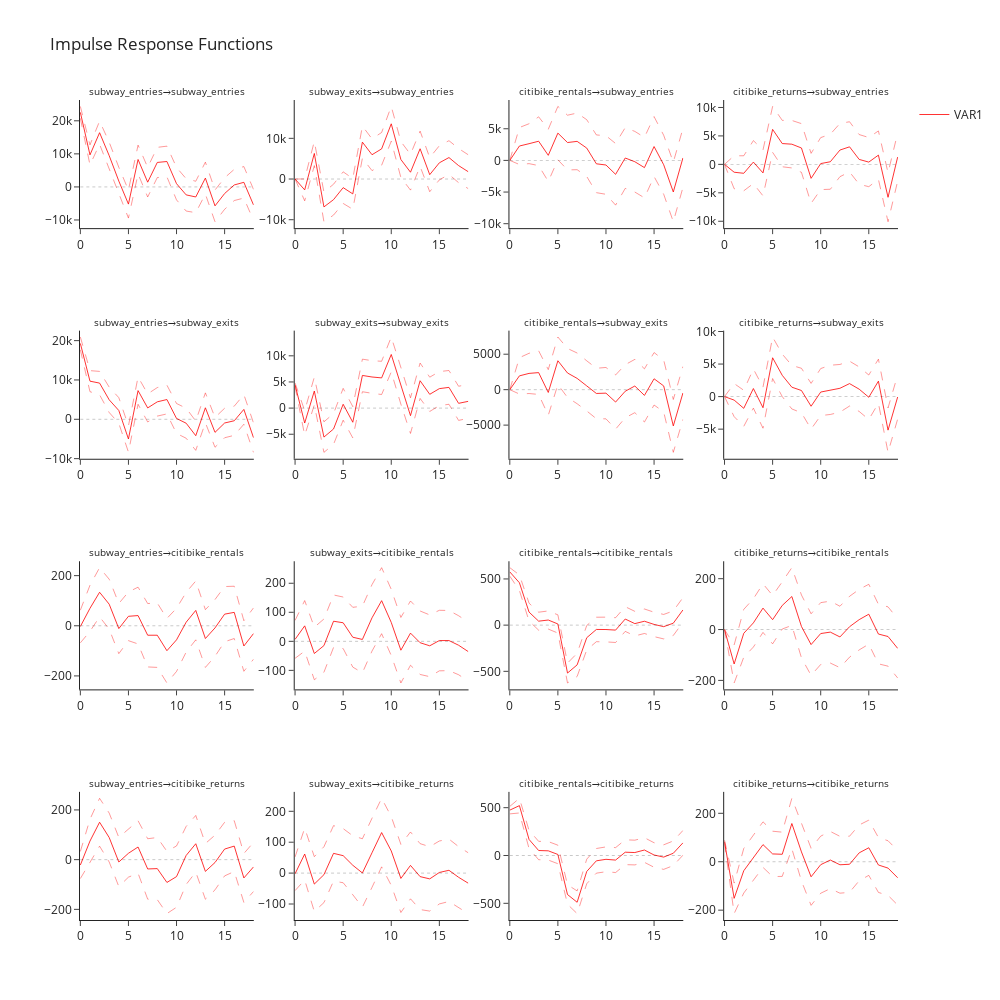

Here is the notebook cell this chart was saved with:
### Code cell
import plotly.subplots as sp
import plotly.graph_objects as go
import numpy as np

def add_irf_to_plot(irf_results, model_name, fig=None, orth=True, signif=0.05, color=None, opacity=1, plot_ci=True, **kwargs):
    """
    Args:
    - fig: The plotly figure object to which the IRF data should be added.
    - irf_results: The results object containing the IRF data.
    - model_name: The name or identifier for the model (used for legend group).
    - orth: Whether or not to use orthogonalized IRFs.
    - signif: Significance level for confidence intervals.
    - color: Color to be used for the traces of this model. If None, plotly's default colors will be used.
    - opacity: Opacity of the traces.
    - plot_ci: Whether or not to plot the confidence intervals.
    """
    var_names = irf_results.model.names
    first_time = False
    hover_template = kwargs.get('hover_template', None)
    get_hover_template = (
        lambda imp, var: f"{imp}→{var}: %{{y:.2f}}" if hover_template is None else hover_template
    )
    if fig is None:
        fig = sp.make_subplots(rows=4, cols=4, subplot_titles=[f"{imp}→{var}" for var in var_names for imp in var_names])
        first_time = True
    if color is not None:
        color = f"rgba({','.join([str(c) for c in color])}, {opacity})"
    for i, var in enumerate(var_names):
        for j, imp in enumerate(var_names):
            y = irf_results.irfs[:, i, j] if not orth else irf_results.orth_irfs[:, i, j]
            y = y.copy() # prevent in-place modification
            # confidence intervals
            q = util.norm_signif_level(signif)
            k = len(irf_results.model.names)
            stderr = irf_results.cov(orth=orth)
            errors = np.sqrt(stderr[:, j * k + i, j * k + i])
            # if orth:
            #     # normalize the orthogonalized IRFs w.r.t. standard deviation of the impulse variable
            #    # print(np.std(irf_results.model.endog[:, j]), np.max(y), np.min(y))
            #     y /= np.std(irf_results.model.endog[:, j])
            #     # TODO: This is a hacky way to normalize the confidence intervals, not sure if it's correct
            #     errors /= np.std(irf_results.model.endog[:, j])
            # Plotting the main line
            fig.add_trace(go.Scatter(x=list(range(len(y))), y=y, mode='lines', legendgroup=model_name, line=dict(color=color, width=1),
                                      name=f"{model_name}",
                                      hovertemplate=get_hover_template(imp, var),
                                      showlegend=True if i == 0 and j == 0 else False
                                      ),
                          row=i+1, col=j+1)

            # Plotting the confidence interval
            if plot_ci:
                fig.add_trace(go.Scatter(x=list(range(len(y))), y=y - q * errors, mode='lines', legendgroup=model_name, line=dict(dash='dash', color=color, width=0.5), showlegend=False),
                            row=i+1, col=j+1)
                fig.add_trace(go.Scatter(x=list(range(len(y))), y=y + q * errors, mode='lines', legendgroup=model_name, line=dict(dash='dash', color=color, width=0.5), showlegend=False),
                            row=i+1, col=j+1)

            # Add a horizontal line at y=0
            if first_time:
                fig.add_shape(go.layout.Shape(type="line", x0=0, x1=len(y)-1, y0=0, y1=0, line=dict(color="black", width=0.7, dash="dot")), row=i+1, col=j+1)
                fig.update_layout(
                    title="Impulse Response Functions",
                    showlegend=True,
                    height=1000,
                    width=1000,
                    template='simple_white',
                    #margin=dict(l=50, r=50, t=100, b=50),
                )
                fig.for_each_annotation(lambda a: a.update(font=dict(size=10)))


    return fig

add_irf_to_plot(irf_results, "VAR1", orth=True, signif=0.05, plot_ci=True, color=(255, 0, 0), opacity=0.8)

### Figure 1 — Plotly figure (JSON) as saved in the notebook; plotly's stock layout.template omitted (floating-point values rounded to 4 significant figures)
{"data": [{"hovertemplate": "subway_entries→subway_entries: %{y:.2f}", "legendgroup": "VAR1", "line": {"color": "rgba(255,0,0, 0.8)", "width": 1}, "mode": "lines", "name": "VAR1", "showlegend": true, "type": "scatter", "x": [0, 1, 2, 3, 4, 5, 6, 7, 8, 9, 10, 11, 12, 13, 14, 15, 16, 17, 18], "xaxis": "x", "y": [22550.0, 9691.0, 16400.0, 9456.0, 1771.0, -5196.0, 8300.0, 1436.0, 7406.0, 7692.0, 983.3, -2406.0, -3036.0, 2674.0, -5732.0, -2001.0, 593.9, 1394.0, -5426.0], "yaxis": "y"}, {"legendgroup": "VAR1", "line": {"color": "rgba(255,0,0, 0.8)", "dash": "dash", "width": 0.5}, "mode": "lines", "showlegend": false, "type": "scatter", "x": [0, 1, 2, 3, 4, 5, 6, 7, 8, 9, 10, 11, 12, 13, 14, 15, 16, 17, 18], "xaxis": "x", "y": [20750.0, 6671.0, 12890.0, 5386.0, -2397.0, -9422.0, 3951.0, -3040.0, 2840.0, 3048.0, -3928.0, -7298.0, -7785.0, -2157.0, -10520.0, -6768.0, -4120.0, -3371.0, -10130.0], "yaxis": "y"}, {"legendgroup": "VAR1", "line": {"color": "rgba(255,0,0, 0.8)", "dash": "dash", "width": 0.5}, "mode": "lines", "showlegend": false, "type": "scatter", "x": [0, 1, 2, 3, 4, 5, 6, 7, 8, 9, 10, 11, 12, 13, 14, 15, 16, 17, 18], "xaxis": "x", "y": [24360.0, 12710.0, 19910.0, 13530.0, 5940.0, -968.6, 12650.0, 5913.0, 11970.0, 12340.0, 5894.0, 2486.0, 1713.0, 7506.0, -938.9, 2766.0, 5307.0, 6159.0, -717.7], "yaxis": "y"}, {"hovertemplate": "subway_exits→subway_entries: %{y:.2f}", "legendgroup": "VAR1", "line": {"color": "rgba(255,0,0, 0.8)", "width": 1}, "mode": "lines", "name": "VAR1", "showlegend": false, "type": "scatter", "x": [0, 1, 2, 3, 4, 5, 6, 7, 8, 9, 10, 11, 12, 13, 14, 15, 16, 17, 18], "xaxis": "x2", "y": [0, -2674.0, 6286.0, -6856.0, -5069.0, -2117.0, -3656.0, 9069.0, 5973.0, 7415.0, 13570.0, 4796.0, 1670.0, 7440.0, 1073.0, 3987.0, 5279.0, 3304.0, 1803.0], "yaxis": "y2"}, {"legendgroup": "VAR1", "line": {"color": "rgba(255,0,0, 0.8)", "dash": "dash", "width": 0.5}, "mode": "lines", "showlegend": false, "type": "scatter", "x": [0, 1, 2, 3, 4, 5, 6, 7, 8, 9, 10, 11, 12, 13, 14, 15, 16, 17, 18], "xaxis": "x2", "y": [0, -5364.0, 3305.0, -10490.0, -8861.0, -6002.0, -7436.0, 5130.0, 2068.0, 3393.0, 9298.0, 379.0, -2724.0, 3104.0, -3119.0, -209.2, 1133.0, -897.0, -2360.0], "yaxis": "y2"}, {"legendgroup": "VAR1", "line": {"color": "rgba(255,0,0, 0.8)", "dash": "dash", "width": 0.5}, "mode": "lines", "showlegend": false, "type": "scatter", "x": [0, 1, 2, 3, 4, 5, 6, 7, 8, 9, 10, 11, 12, 13, 14, 15, 16, 17, 18], "xaxis": "x2", "y": [0, 16.07, 9268.0, -3218.0, -1278.0, 1767.0, 124.9, 13010.0, 9879.0, 11440.0, 17850.0, 9212.0, 6064.0, 11780.0, 5265.0, 8184.0, 9425.0, 7505.0, 5966.0], "yaxis": "y2"}, {"hovertemplate": "citibike_rentals→subway_entries: %{y:.2f}", "legendgroup": "VAR1", "line": {"color": "rgba(255,0,0, 0.8)", "width": 1}, "mode": "lines", "name": "VAR1", "showlegend": false, "type": "scatter", "x": [0, 1, 2, 3, 4, 5, 6, 7, 8, 9, 10, 11, 12, 13, 14, 15, 16, 17, 18], "xaxis": "x3", "y": [0, 2273.0, 2641.0, 3031.0, 800.1, 4312.0, 2822.0, 3007.0, 1946.0, -537.4, -725.5, -2200.0, 379.2, -208.9, -1140.0, 2189.0, -687.7, -4990.0, 386.5], "yaxis": "y3"}, {"legendgroup": "VAR1", "line": {"color": "rgba(255,0,0, 0.8)", "dash": "dash", "width": 0.5}, "mode": "lines", "showlegend": false, "type": "scatter", "x": [0, 1, 2, 3, 4, 5, 6, 7, 8, 9, 10, 11, 12, 13, 14, 15, 16, 17, 18], "xaxis": "x3", "y": [0, -652.1, -510.6, -823.4, -3317.0, 92.29, -1500.0, -1467.0, -2540.0, -5098.0, -5354.0, -7068.0, -4417.0, -5000.0, -5915.0, -2546.0, -5347.0, -9688.0, -4277.0], "yaxis": "y3"}, {"legendgroup": "VAR1", "line": {"color": "rgba(255,0,0, 0.8)", "dash": "dash", "width": 0.5}, "mode": "lines", "showlegend": false, "type": "scatter", "x": [0, 1, 2, 3, 4, 5, 6, 7, 8, 9, 10, 11, 12, 13, 14, 15, 16, 17, 18], "xaxis": "x3", "y": [0, 5197.0, 5793.0, 6885.0, 4918.0, 8531.0, 7143.0, 7481.0, 6432.0, 4023.0, 3903.0, 2668.0, 5176.0, 4582.0, 3635.0, 6924.0, 3971.0, -291.7, 5050.0], "yaxis": "y3"}, {"hovertemplate": "citibike_returns→subway_entries: %{y:.2f}", "legendgroup": "VAR1", "line": {"color": "rgba(255,0,0, 0.8)", "width": 1}, "mode": "lines", "name": "VAR1", "showlegend": false, "type": "scatter", "x": [0, 1, 2, 3, 4, 5, 6, 7, 8, 9, 10, 11, 12, 13, 14, 15, 16, 17, 18], "xaxis": "x4", "y": [0, -1383.0, -1568.0, 400.6, -1503.0, 6150.0, 3659.0, 3545.0, 2879.0, -2457.0, 136.4, 458.9, 2517.0, 3082.0, 868.9, 398.5, 1623.0, -5788.0, 1281.0], "yaxis": "y4"}, {"legendgroup": "VAR1", "line": {"color": "rgba(255,0,0, 0.8)", "dash": "dash", "width": 0.5}, "mode": "lines", "showlegend": false, "type": "scatter", "x": [0, 1, 2, 3, 4, 5, 6, 7, 8, 9, 10, 11, 12, 13, 14, 15, 16, 17, 18], "xaxis": "x4", "y": [0, -4279.0, -4645.0, -3373.0, -5532.0, 2111.0, -418.8, -630.5, -1401.0, -6849.0, -4434.0, -4374.0, -2164.0, -1327.0, -3500.0, -3922.0, -2631.0, -10080.0, -2944.0], "yaxis": "y4"}, {"legendgroup": "VAR1", "line": {"color": "rgba(255,0,0, 0.8)", "dash": "dash", "width": 0.5}, "mode": "lines", "showlegend": false, "type": "scatter", "x": [0, 1, 2, 3, 4, 5, 6, 7, 8, 9, 10, 11, 12, 13, 14, 15, 16, 17, 18], "xaxis": "x4", "y": [0, 1514.0, 1509.0, 4174.0, 2526.0, 10190.0, 7736.0, 7720.0, 7158.0, 1936.0, 4706.0, 5292.0, 7198.0, 7491.0, 5238.0, 4719.0, 5877.0, -1495.0, 5505.0], "yaxis": "y4"}, {"hovertemplate": "subway_entries→subway_exits: %{y:.2f}", "legendgroup": "VAR1", "line": {"color": "rgba(255,0,0, 0.8)", "width": 1}, "mode": "lines", "name": "VAR1", "showlegend": false, "type": "scatter", "x": [0, 1, 2, 3, 4, 5, 6, 7, 8, 9, 10, 11, 12, 13, 14, 15, 16, 17, 18], "xaxis": "x5", "y": [19290.0, 9694.0, 9205.0, 4954.0, 2236.0, -5011.0, 7293.0, 2889.0, 4439.0, 5024.0, 211.8, -994.4, -4174.0, 2927.0, -3321.0, -942.9, -370.9, 2514.0, -4650.0], "yaxis": "y5"}, {"legendgroup": "VAR1", "line": {"color": "rgba(255,0,0, 0.8)", "dash": "dash", "width": 0.5}, "mode": "lines", "showlegend": false, "type": "scatter", "x": [0, 1, 2, 3, 4, 5, 6, 7, 8, 9, 10, 11, 12, 13, 14, 15, 16, 17, 18], "xaxis": "x5", "y": [17670.0, 7014.0, 6230.0, 1728.0, -1028.0, -8347.0, 3824.0, -681.0, 811.0, 1370.0, -3597.0, -4811.0, -7899.0, -872.0, -7112.0, -4693.0, -4079.0, -1263.0, -8402.0], "yaxis": "y5"}, {"legendgroup": "VAR1", "line": {"color": "rgba(255,0,0, 0.8)", "dash": "dash", "width": 0.5}, "mode": "lines", "showlegend": false, "type": "scatter", "x": [0, 1, 2, 3, 4, 5, 6, 7, 8, 9, 10, 11, 12, 13, 14, 15, 16, 17, 18], "xaxis": "x5", "y": [20920.0, 12370.0, 12180.0, 8181.0, 5500.0, -1675.0, 10760.0, 6459.0, 8066.0, 8677.0, 4021.0, 2822.0, -449.1, 6726.0, 470.8, 2808.0, 3337.0, 6291.0, -898.7], "yaxis": "y5"}, {"hovertemplate": "subway_exits→subway_exits: %{y:.2f}", "legendgroup": "VAR1", "line": {"color": "rgba(255,0,0, 0.8)", "width": 1}, "mode": "lines", "name": "VAR1", "showlegend": false, "type": "scatter", "x": [0, 1, 2, 3, 4, 5, 6, 7, 8, 9, 10, 11, 12, 13, 14, 15, 16, 17, 18], "xaxis": "x6", "y": [4452.0, -2856.0, 3264.0, -5545.0, -3996.0, 732.2, -2708.0, 6247.0, 5951.0, 5777.0, 10260.0, 4190.0, -1445.0, 5234.0, 2638.0, 3724.0, 3962.0, 912.3, 1290.0], "yaxis": "y6"}, {"legendgroup": "VAR1", "line": {"color": "rgba(255,0,0, 0.8)", "dash": "dash", "width": 0.5}, "mode": "lines", "showlegend": false, "type": "scatter", "x": [0, 1, 2, 3, 4, 5, 6, 7, 8, 9, 10, 11, 12, 13, 14, 15, 16, 17, 18], "xaxis": "x6", "y": [4096.0, -5217.0, 607.0, -8463.0, -6938.0, -2312.0, -5707.0, 3131.0, 2833.0, 2600.0, 6920.0, 748.0, -4849.0, 1851.0, -638.5, 463.7, 732.6, -2353.0, -1963.0], "yaxis": "y6"}, {"legendgroup": "VAR1", "line": {"color": "rgba(255,0,0, 0.8)", "dash": "dash", "width": 0.5}, "mode": "lines", "showlegend": false, "type": "scatter", "x": [0, 1, 2, 3, 4, 5, 6, 7, 8, 9, 10, 11, 12, 13, 14, 15, 16, 17, 18], "xaxis": "x6", "y": [4808.0, -494.3, 5921.0, -2627.0, -1055.0, 3776.0, 290.6, 9363.0, 9070.0, 8954.0, 13590.0, 7632.0, 1960.0, 8617.0, 5915.0, 6984.0, 7192.0, 4178.0, 4542.0], "yaxis": "y6"}, {"hovertemplate": "citibike_rentals→subway_exits: %{y:.2f}", "legendgroup": "VAR1", "line": {"color": "rgba(255,0,0, 0.8)", "width": 1}, "mode": "lines", "name": "VAR1", "showlegend": false, "type": "scatter", "x": [0, 1, 2, 3, 4, 5, 6, 7, 8, 9, 10, 11, 12, 13, 14, 15, 16, 17, 18], "xaxis": "x7", "y": [0, 1947.0, 2293.0, 2406.0, -394.9, 4076.0, 2353.0, 1593.0, 532.1, -535.7, -492.6, -1745.0, -222.1, 513.7, -811.0, 1534.0, 527.9, -5114.0, -472.5], "yaxis": "y7"}, {"legendgroup": "VAR1", "line": {"color": "rgba(255,0,0, 0.8)", "dash": "dash", "width": 0.5}, "mode": "lines", "showlegend": false, "type": "scatter", "x": [0, 1, 2, 3, 4, 5, 6, 7, 8, 9, 10, 11, 12, 13, 14, 15, 16, 17, 18], "xaxis": "x7", "y": [0, -617.7, -545.0, -670.7, -3615.0, 727.9, -1104.0, -1984.0, -3004.0, -4093.0, -4116.0, -5567.0, -3968.0, -3242.0, -4560.0, -2164.0, -3134.0, -8840.0, -4200.0], "yaxis": "y7"}, {"legendgroup": "VAR1", "line": {"color": "rgba(255,0,0, 0.8)", "dash": "dash", "width": 0.5}, "mode": "lines", "showlegend": false, "type": "scatter", "x": [0, 1, 2, 3, 4, 5, 6, 7, 8, 9, 10, 11, 12, 13, 14, 15, 16, 17, 18], "xaxis": "x7", "y": [0, 4511.0, 5131.0, 5483.0, 2825.0, 7423.0, 5809.0, 5170.0, 4068.0, 3022.0, 3131.0, 2077.0, 3524.0, 4270.0, 2938.0, 5233.0, 4190.0, -1389.0, 3255.0], "yaxis": "y7"}, {"hovertemplate": "citibike_returns→subway_exits: %{y:.2f}", "legendgroup": "VAR1", "line": {"color": "rgba(255,0,0, 0.8)", "width": 1}, "mode": "lines", "name": "VAR1", "showlegend": false, "type": "scatter", "x": [0, 1, 2, 3, 4, 5, 6, 7, 8, 9, 10, 11, 12, 13, 14, 15, 16, 17, 18], "xaxis": "x8", "y": [0, -538.0, -1800.0, 1238.0, -1705.0, 5965.0, 3270.0, 1447.0, 935.3, -1479.0, 699.3, 1038.0, 1277.0, 1997.0, 1140.0, -99.87, 2374.0, -5152.0, -64.43], "yaxis": "y8"}, {"legendgroup": "VAR1", "line": {"color": "rgba(255,0,0, 0.8)", "dash": "dash", "width": 0.5}, "mode": "lines", "showlegend": false, "type": "scatter", "x": [0, 1, 2, 3, 4, 5, 6, 7, 8, 9, 10, 11, 12, 13, 14, 15, 16, 17, 18], "xaxis": "x8", "y": [0, -3079.0, -4571.0, -1768.0, -4853.0, 2778.0, 7.339, -1897.0, -2482.0, -4989.0, -2913.0, -2744.0, -2386.0, -1448.0, -2281.0, -3518.0, -1008.0, -8562.0, -3453.0], "yaxis": "y8"}, {"legendgroup": "VAR1", "line": {"color": "rgba(255,0,0, 0.8)", "dash": "dash", "width": 0.5}, "mode": "lines", "showlegend": false, "type": "scatter", "x": [0, 1, 2, 3, 4, 5, 6, 7, 8, 9, 10, 11, 12, 13, 14, 15, 16, 17, 18], "xaxis": "x8", "y": [0, 2004.0, 971.4, 4244.0, 1444.0, 9152.0, 6533.0, 4791.0, 4352.0, 2032.0, 4311.0, 4820.0, 4939.0, 5441.0, 4560.0, 3318.0, 5756.0, -1741.0, 3324.0], "yaxis": "y8"}, {"hovertemplate": "subway_entries→citibike_rentals: %{y:.2f}", "legendgroup": "VAR1", "line": {"color": "rgba(255,0,0, 0.8)", "width": 1}, "mode": "lines", "name": "VAR1", "showlegend": false, "type": "scatter", "x": [0, 1, 2, 3, 4, 5, 6, 7, 8, 9, 10, 11, 12, 13, 14, 15, 16, 17, 18], "xaxis": "x9", "y": [-3.009, 69.66, 133.7, 86.02, -11.18, 37.79, 40.71, -37.72, -37.69, -99.45, -56.2, 14.12, 61.29, -50.9, -8.573, 46.35, 53.46, -80.67, -31.3], "yaxis": "y9"}, {"legendgroup": "VAR1", "line": {"color": "rgba(255,0,0, 0.8)", "dash": "dash", "width": 0.5}, "mode": "lines", "showlegend": false, "type": "scatter", "x": [0, 1, 2, 3, 4, 5, 6, 7, 8, 9, 10, 11, 12, 13, 14, 15, 16, 17, 18], "xaxis": "x9", "y": [-68.2, -22.19, 35.55, -13.65, -111.2, -59.41, -72.56, -164.2, -166.1, -228.1, -182.1, -105.0, -56.02, -166.1, -121.9, -63.78, -50.83, -181.6, -133.6], "yaxis": "y9"}, {"legendgroup": "VAR1", "line": {"color": "rgba(255,0,0, 0.8)", "dash": "dash", "width": 0.5}, "mode": "lines", "showlegend": false, "type": "scatter", "x": [0, 1, 2, 3, 4, 5, 6, 7, 8, 9, 10, 11, 12, 13, 14, 15, 16, 17, 18], "xaxis": "x9", "y": [62.18, 161.5, 231.8, 185.7, 88.8, 135.0, 154.0, 88.73, 90.67, 29.25, 69.74, 133.2, 178.6, 64.32, 104.7, 156.5, 157.7, 20.24, 70.99], "yaxis": "y9"}, {"hovertemplate": "subway_exits→citibike_rentals: %{y:.2f}", "legendgroup": "VAR1", "line": {"color": "rgba(255,0,0, 0.8)", "width": 1}, "mode": "lines", "name": "VAR1", "showlegend": false, "type": "scatter", "x": [0, 1, 2, 3, 4, 5, 6, 7, 8, 9, 10, 11, 12, 13, 14, 15, 16, 17, 18], "xaxis": "x10", "y": [6.719, 53.32, -41.88, -14.75, 69.27, 63.88, 14.16, 6.436, 80.9, 140.0, 65.04, -30.57, 28.28, -4.813, -15.39, 2.638, 2.669, -13.4, -35.18], "yaxis": "y10"}, {"legendgroup": "VAR1", "line": {"color": "rgba(255,0,0, 0.8)", "dash": "dash", "width": 0.5}, "mode": "lines", "showlegend": false, "type": "scatter", "x": [0, 1, 2, 3, 4, 5, 6, 7, 8, 9, 10, 11, 12, 13, 14, 15, 16, 17, 18], "xaxis": "x10", "y": [-58.47, -33.75, -132.3, -106.4, -21.12, -24.84, -88.81, -108.2, -33.52, 26.36, -48.92, -143.4, -82.36, -114.1, -121.7, -101.6, -100.8, -115.0, -136.8], "yaxis": "y10"}, {"legendgroup": "VAR1", "line": {"color": "rgba(255,0,0, 0.8)", "dash": "dash", "width": 0.5}, "mode": "lines", "showlegend": false, "type": "scatter", "x": [0, 1, 2, 3, 4, 5, 6, 7, 8, 9, 10, 11, 12, 13, 14, 15, 16, 17, 18], "xaxis": "x10", "y": [71.91, 140.4, 48.53, 76.87, 159.7, 152.6, 117.1, 121.1, 195.3, 253.7, 179.0, 82.24, 138.9, 104.5, 90.91, 106.9, 106.2, 88.18, 66.42], "yaxis": "y10"}, {"hovertemplate": "citibike_rentals→citibike_rentals: %{y:.2f}", "legendgroup": "VAR1", "line": {"color": "rgba(255,0,0, 0.8)", "width": 1}, "mode": "lines", "name": "VAR1", "showlegend": false, "type": "scatter", "x": [0, 1, 2, 3, 4, 5, 6, 7, 8, 9, 10, 11, 12, 13, 14, 15, 16, 17, 18], "xaxis": "x11", "y": [576.1, 458.8, 141.3, 42.98, 55.48, 12.68, -518.4, -429.8, -136.0, -46.7, -47.37, -53.65, 66.07, 16.48, 42.29, 7.881, -16.53, 21.18, 164.1], "yaxis": "y11"}, {"legendgroup": "VAR1", "line": {"color": "rgba(255,0,0, 0.8)", "dash": "dash", "width": 0.5}, "mode": "lines", "showlegend": false, "type": "scatter", "x": [0, 1, 2, 3, 4, 5, 6, 7, 8, 9, 10, 11, 12, 13, 14, 15, 16, 17, 18], "xaxis": "x11", "y": [530.0, 374.3, 44.69, -54.24, -42.52, -86.04, -625.8, -555.2, -268.3, -179.1, -181.1, -187.7, -67.55, -116.5, -90.25, -124.1, -148.9, -111.5, 30.84], "yaxis": "y11"}, {"legendgroup": "VAR1", "line": {"color": "rgba(255,0,0, 0.8)", "dash": "dash", "width": 0.5}, "mode": "lines", "showlegend": false, "type": "scatter", "x": [0, 1, 2, 3, 4, 5, 6, 7, 8, 9, 10, 11, 12, 13, 14, 15, 16, 17, 18], "xaxis": "x11", "y": [622.2, 543.2, 238.0, 140.2, 153.5, 111.4, -411.0, -304.3, -3.765, 85.72, 86.37, 80.44, 199.7, 149.5, 174.8, 139.9, 115.9, 153.8, 297.3], "yaxis": "y11"}, {"hovertemplate": "citibike_returns→citibike_rentals: %{y:.2f}", "legendgroup": "VAR1", "line": {"color": "rgba(255,0,0, 0.8)", "width": 1}, "mode": "lines", "name": "VAR1", "showlegend": false, "type": "scatter", "x": [0, 1, 2, 3, 4, 5, 6, 7, 8, 9, 10, 11, 12, 13, 14, 15, 16, 17, 18], "xaxis": "x12", "y": [0, -135.4, -14.78, 26.12, 84.25, 38.89, 94.84, 129.8, 12.09, -59.08, -15.77, -10.08, -29.08, 11.15, 38.9, 60.33, -17.77, -27.4, -73.96], "yaxis": "y12"}, {"legendgroup": "VAR1", "line": {"color": "rgba(255,0,0, 0.8)", "dash": "dash", "width": 0.5}, "mode": "lines", "showlegend": false, "type": "scatter", "x": [0, 1, 2, 3, 4, 5, 6, 7, 8, 9, 10, 11, 12, 13, 14, 15, 16, 17, 18], "xaxis": "x12", "y": [0, -210.1, -108.8, -68.84, -11.29, -56.35, 2.087, 16.22, -111.6, -180.2, -137.4, -131.8, -149.9, -108.5, -80.1, -57.36, -134.9, -144.0, -190.3], "yaxis": "y12"}, {"legendgroup": "VAR1", "line": {"color": "rgba(255,0,0, 0.8)", "dash": "dash", "width": 0.5}, "mode": "lines", "showlegend": false, "type": "scatter", "x": [0, 1, 2, 3, 4, 5, 6, 7, 8, 9, 10, 11, 12, 13, 14, 15, 16, 17, 18], "xaxis": "x12", "y": [0, -60.65, 79.29, 121.1, 179.8, 134.1, 187.6, 243.4, 135.8, 62.02, 105.9, 111.6, 91.75, 130.8, 157.9, 178.0, 99.39, 89.21, 42.41], "yaxis": "y12"}, {"hovertemplate": "subway_entries→citibike_returns: %{y:.2f}", "legendgroup": "VAR1", "line": {"color": "rgba(255,0,0, 0.8)", "width": 1}, "mode": "lines", "name": "VAR1", "showlegend": false, "type": "scatter", "x": [0, 1, 2, 3, 4, 5, 6, 7, 8, 9, 10, 11, 12, 13, 14, 15, 16, 17, 18], "xaxis": "x13", "y": [-21.62, 74.81, 150.6, 88.96, -9.429, 25.58, 50.87, -37.43, -35.97, -91.71, -68.26, 16.83, 63.97, -47.24, -11.53, 42.52, 54.48, -73.68, -29.43], "yaxis": "y13"}, {"legendgroup": "VAR1", "line": {"color": "rgba(255,0,0, 0.8)", "dash": "dash", "width": 0.5}, "mode": "lines", "showlegend": false, "type": "scatter", "x": [0, 1, 2, 3, 4, 5, 6, 7, 8, 9, 10, 11, 12, 13, 14, 15, 16, 17, 18], "xaxis": "x13", "y": [-76.13, -12.74, 54.24, -9.399, -108.2, -70.45, -54.64, -159.0, -161.0, -217.0, -191.5, -99.9, -49.89, -159.2, -121.6, -65.27, -47.79, -172.1, -128.2], "yaxis": "y13"}, {"legendgroup": "VAR1", "line": {"color": "rgba(255,0,0, 0.8)", "dash": "dash", "width": 0.5}, "mode": "lines", "showlegend": false, "type": "scatter", "x": [0, 1, 2, 3, 4, 5, 6, 7, 8, 9, 10, 11, 12, 13, 14, 15, 16, 17, 18], "xaxis": "x13", "y": [32.88, 162.3, 246.9, 187.3, 89.37, 121.6, 156.4, 84.13, 89.02, 33.57, 55.0, 133.6, 177.8, 64.75, 98.53, 150.3, 156.8, 24.71, 69.39], "yaxis": "y13"}, {"hovertemplate": "subway_exits→citibike_returns: %{y:.2f}", "legendgroup": "VAR1", "line": {"color": "rgba(255,0,0, 0.8)", "width": 1}, "mode": "lines", "name": "VAR1", "showlegend": false, "type": "scatter", "x": [0, 1, 2, 3, 4, 5, 6, 7, 8, 9, 10, 11, 12, 13, 14, 15, 16, 17, 18], "xaxis": "x14", "y": [-2.156, 61.65, -35.49, -5.138, 63.96, 56.44, 25.42, 0.5062, 65.79, 131.2, 71.68, -17.24, 24.96, -11.34, -18.69, 2.055, 9.11, -13.57, -32.61], "yaxis": "y14"}, {"legendgroup": "VAR1", "line": {"color": "rgba(255,0,0, 0.8)", "dash": "dash", "width": 0.5}, "mode": "lines", "showlegend": false, "type": "scatter", "x": [0, 1, 2, 3, 4, 5, 6, 7, 8, 9, 10, 11, 12, 13, 14, 15, 16, 17, 18], "xaxis": "x14", "y": [-56.63, -22.25, -124.2, -95.55, -25.76, -31.14, -69.95, -110.2, -46.01, 20.26, -39.61, -127.5, -83.19, -118.0, -122.9, -99.73, -91.89, -112.8, -131.0], "yaxis": "y14"}, {"legendgroup": "VAR1", "line": {"color": "rgba(255,0,0, 0.8)", "dash": "dash", "width": 0.5}, "mode": "lines", "showlegend": false, "type": "scatter", "x": [0, 1, 2, 3, 4, 5, 6, 7, 8, 9, 10, 11, 12, 13, 14, 15, 16, 17, 18], "xaxis": "x14", "y": [52.32, 145.6, 53.2, 85.28, 153.7, 144.0, 120.8, 111.2, 177.6, 242.2, 183.0, 93.03, 133.1, 95.34, 85.53, 103.8, 110.1, 85.7, 65.81], "yaxis": "y14"}, {"hovertemplate": "citibike_rentals→citibike_returns: %{y:.2f}", "legendgroup": "VAR1", "line": {"color": "rgba(255,0,0, 0.8)", "width": 1}, "mode": "lines", "name": "VAR1", "showlegend": false, "type": "scatter", "x": [0, 1, 2, 3, 4, 5, 6, 7, 8, 9, 10, 11, 12, 13, 14, 15, 16, 17, 18], "xaxis": "x15", "y": [474.3, 521.4, 168.1, 52.1, 48.99, 10.94, -408.0, -488.8, -166.6, -55.64, -39.86, -47.8, 34.41, 31.0, 57.26, 5.125, -16.61, 23.5, 132.2], "yaxis": "y15"}, {"legendgroup": "VAR1", "line": {"color": "rgba(255,0,0, 0.8)", "dash": "dash", "width": 0.5}, "mode": "lines", "showlegend": false, "type": "scatter", "x": [0, 1, 2, 3, 4, 5, 6, 7, 8, 9, 10, 11, 12, 13, 14, 15, 16, 17, 18], "xaxis": "x15", "y": [435.2, 444.5, 73.42, -43.9, -47.48, -86.08, -510.3, -607.4, -295.1, -184.5, -169.8, -178.1, -95.39, -98.18, -71.44, -123.1, -145.0, -105.3, 2.943], "yaxis": "y15"}, {"legendgroup": "VAR1", "line": {"color": "rgba(255,0,0, 0.8)", "dash": "dash", "width": 0.5}, "mode": "lines", "showlegend": false, "type": "scatter", "x": [0, 1, 2, 3, 4, 5, 6, 7, 8, 9, 10, 11, 12, 13, 14, 15, 16, 17, 18], "xaxis": "x15", "y": [513.4, 598.3, 262.7, 148.1, 145.5, 108.0, -305.8, -370.3, -38.14, 73.19, 90.02, 82.5, 164.2, 160.2, 186.0, 133.4, 111.8, 152.3, 261.4], "yaxis": "y15"}, {"hovertemplate": "citibike_returns→citibike_returns: %{y:.2f}", "legendgroup": "VAR1", "line": {"color": "rgba(255,0,0, 0.8)", "width": 1}, "mode": "lines", "name": "VAR1", "showlegend": false, "type": "scatter", "x": [0, 1, 2, 3, 4, 5, 6, 7, 8, 9, 10, 11, 12, 13, 14, 15, 16, 17, 18], "xaxis": "x16", "y": [82.6, -151.1, -37.31, 18.39, 70.7, 32.27, 30.82, 157.8, 40.54, -62.22, -12.17, 7.028, -12.54, -10.46, 36.67, 57.71, -13.43, -26.26, -66.08], "yaxis": "y16"}, {"legendgroup": "VAR1", "line": {"color": "rgba(255,0,0, 0.8)", "dash": "dash", "width": 0.5}, "mode": "lines", "showlegend": false, "type": "scatter", "x": [0, 1, 2, 3, 4, 5, 6, 7, 8, 9, 10, 11, 12, 13, 14, 15, 16, 17, 18], "xaxis": "x16", "y": [76.0, -214.2, -129.3, -75.33, -23.43, -61.53, -60.46, 53.67, -79.51, -180.1, -130.1, -111.0, -129.9, -126.3, -78.45, -56.29, -126.7, -139.1, -178.7], "yaxis": "y16"}, {"legendgroup": "VAR1", "line": {"color": "rgba(255,0,0, 0.8)", "dash": "dash", "width": 0.5}, "mode": "lines", "showlegend": false, "type": "scatter", "x": [0, 1, 2, 3, 4, 5, 6, 7, 8, 9, 10, 11, 12, 13, 14, 15, 16, 17, 18], "xaxis": "x16", "y": [89.21, -88.11, 54.67, 112.1, 164.8, 126.1, 122.1, 262.0, 160.6, 55.71, 105.8, 125.1, 104.8, 105.4, 151.8, 171.7, 99.85, 86.59, 46.54], "yaxis": "y16"}], "layout": {"annotations": [{"font": {"size": 10}, "showarrow": false, "text": "subway_entries→subway_entries", "x": 0.1062, "xanchor": "center", "xref": "paper", "y": 1, "yanchor": "bottom", "yref": "paper"}, {"font": {"size": 10}, "showarrow": false, "text": "subway_exits→subway_entries", "x": 0.3688, "xanchor": "center", "xref": "paper", "y": 1, "yanchor": "bottom", "yref": "paper"}, {"font": {"size": 10}, "showarrow": false, "text": "citibike_rentals→subway_entries", "x": 0.6313, "xanchor": "center", "xref": "paper", "y": 1, "yanchor": "bottom", "yref": "paper"}, {"font": {"size": 10}, "showarrow": false, "text": "citibike_returns→subway_entries", "x": 0.8938, "xanchor": "center", "xref": "paper", "y": 1, "yanchor": "bottom", "yref": "paper"}, {"font": {"size": 10}, "showarrow": false, "text": "subway_entries→subway_exits", "x": 0.1062, "xanchor": "center", "xref": "paper", "y": 0.7188, "yanchor": "bottom", "yref": "paper"}, {"font": {"size": 10}, "showarrow": false, "text": "subway_exits→subway_exits", "x": 0.3688, "xanchor": "center", "xref": "paper", "y": 0.7188, "yanchor": "bottom", "yref": "paper"}, {"font": {"size": 10}, "showarrow": false, "text": "citibike_rentals→subway_exits", "x": 0.6313, "xanchor": "center", "xref": "paper", "y": 0.7188, "yanchor": "bottom", "yref": "paper"}, {"font": {"size": 10}, "showarrow": false, "text": "citibike_returns→subway_exits", "x": 0.8938, "xanchor": "center", "xref": "paper", "y": 0.7188, "yanchor": "bottom", "yref": "paper"}, {"font": {"size": 10}, "showarrow": false, "text": "subway_entries→citibike_rentals", "x": 0.1062, "xanchor": "center", "xref": "paper", "y": 0.4375, "yanchor": "bottom", "yref": "paper"}, {"font": {"size": 10}, "showarrow": false, "text": "subway_exits→citibike_rentals", "x": 0.3688, "xanchor": "center", "xref": "paper", "y": 0.4375, "yanchor": "bottom", "yref": "paper"}, {"font": {"size": 10}, "showarrow": false, "text": "citibike_rentals→citibike_rentals", "x": 0.6313, "xanchor": "center", "xref": "paper", "y": 0.4375, "yanchor": "bottom", "yref": "paper"}, {"font": {"size": 10}, "showarrow": false, "text": "citibike_returns→citibike_rentals", "x": 0.8938, "xanchor": "center", "xref": "paper", "y": 0.4375, "yanchor": "bottom", "yref": "paper"}, {"font": {"size": 10}, "showarrow": false, "text": "subway_entries→citibike_returns", "x": 0.1062, "xanchor": "center", "xref": "paper", "y": 0.1562, "yanchor": "bottom", "yref": "paper"}, {"font": {"size": 10}, "showarrow": false, "text": "subway_exits→citibike_returns", "x": 0.3688, "xanchor": "center", "xref": "paper", "y": 0.1562, "yanchor": "bottom", "yref": "paper"}, {"font": {"size": 10}, "showarrow": false, "text": "citibike_rentals→citibike_returns", "x": 0.6313, "xanchor": "center", "xref": "paper", "y": 0.1562, "yanchor": "bottom", "yref": "paper"}, {"font": {"size": 10}, "showarrow": false, "text": "citibike_returns→citibike_returns", "x": 0.8938, "xanchor": "center", "xref": "paper", "y": 0.1562, "yanchor": "bottom", "yref": "paper"}], "height": 1000, "shapes": [{"line": {"color": "black", "dash": "dot", "width": 0.7}, "type": "line", "x0": 0, "x1": 18, "xref": "x", "y0": 0, "y1": 0, "yref": "y"}, {"line": {"color": "black", "dash": "dot", "width": 0.7}, "type": "line", "x0": 0, "x1": 18, "xref": "x2", "y0": 0, "y1": 0, "yref": "y2"}, {"line": {"color": "black", "dash": "dot", "width": 0.7}, "type": "line", "x0": 0, "x1": 18, "xref": "x3", "y0": 0, "y1": 0, "yref": "y3"}, {"line": {"color": "black", "dash": "dot", "width": 0.7}, "type": "line", "x0": 0, "x1": 18, "xref": "x4", "y0": 0, "y1": 0, "yref": "y4"}, {"line": {"color": "black", "dash": "dot", "width": 0.7}, "type": "line", "x0": 0, "x1": 18, "xref": "x5", "y0": 0, "y1": 0, "yref": "y5"}, {"line": {"color": "black", "dash": "dot", "width": 0.7}, "type": "line", "x0": 0, "x1": 18, "xref": "x6", "y0": 0, "y1": 0, "yref": "y6"}, {"line": {"color": "black", "dash": "dot", "width": 0.7}, "type": "line", "x0": 0, "x1": 18, "xref": "x7", "y0": 0, "y1": 0, "yref": "y7"}, {"line": {"color": "black", "dash": "dot", "width": 0.7}, "type": "line", "x0": 0, "x1": 18, "xref": "x8", "y0": 0, "y1": 0, "yref": "y8"}, {"line": {"color": "black", "dash": "dot", "width": 0.7}, "type": "line", "x0": 0, "x1": 18, "xref": "x9", "y0": 0, "y1": 0, "yref": "y9"}, {"line": {"color": "black", "dash": "dot", "width": 0.7}, "type": "line", "x0": 0, "x1": 18, "xref": "x10", "y0": 0, "y1": 0, "yref": "y10"}, {"line": {"color": "black", "dash": "dot", "width": 0.7}, "type": "line", "x0": 0, "x1": 18, "xref": "x11", "y0": 0, "y1": 0, "yref": "y11"}, {"line": {"color": "black", "dash": "dot", "width": 0.7}, "type": "line", "x0": 0, "x1": 18, "xref": "x12", "y0": 0, "y1": 0, "yref": "y12"}, {"line": {"color": "black", "dash": "dot", "width": 0.7}, "type": "line", "x0": 0, "x1": 18, "xref": "x13", "y0": 0, "y1": 0, "yref": "y13"}, {"line": {"color": "black", "dash": "dot", "width": 0.7}, "type": "line", "x0": 0, "x1": 18, "xref": "x14", "y0": 0, "y1": 0, "yref": "y14"}, {"line": {"color": "black", "dash": "dot", "width": 0.7}, "type": "line", "x0": 0, "x1": 18, "xref": "x15", "y0": 0, "y1": 0, "yref": "y15"}, {"line": {"color": "black", "dash": "dot", "width": 0.7}, "type": "line", "x0": 0, "x1": 18, "xref": "x16", "y0": 0, "y1": 0, "yref": "y16"}], "showlegend": true, "title": {"text": "Impulse Response Functions"}, "width": 1000, "xaxis": {"anchor": "y", "domain": [0, 0.2125]}, "xaxis10": {"anchor": "y10", "domain": [0.2625, 0.475]}, "xaxis11": {"anchor": "y11", "domain": [0.525, 0.7375]}, "xaxis12": {"anchor": "y12", "domain": [0.7875, 1]}, "xaxis13": {"anchor": "y13", "domain": [0, 0.2125]}, "xaxis14": {"anchor": "y14", "domain": [0.2625, 0.475]}, "xaxis15": {"anchor": "y15", "domain": [0.525, 0.7375]}, "xaxis16": {"anchor": "y16", "domain": [0.7875, 1]}, "xaxis2": {"anchor": "y2", "domain": [0.2625, 0.475]}, "xaxis3": {"anchor": "y3", "domain": [0.525, 0.7375]}, "xaxis4": {"anchor": "y4", "domain": [0.7875, 1]}, "xaxis5": {"anchor": "y5", "domain": [0, 0.2125]}, "xaxis6": {"anchor": "y6", "domain": [0.2625, 0.475]}, "xaxis7": {"anchor": "y7", "domain": [0.525, 0.7375]}, "xaxis8": {"anchor": "y8", "domain": [0.7875, 1]}, "xaxis9": {"anchor": "y9", "domain": [0, 0.2125]}, "yaxis": {"anchor": "x", "domain": [0.8438, 1]}, "yaxis10": {"anchor": "x10", "domain": [0.2812, 0.4375]}, "yaxis11": {"anchor": "x11", "domain": [0.2812, 0.4375]}, "yaxis12": {"anchor": "x12", "domain": [0.2812, 0.4375]}, "yaxis13": {"anchor": "x13", "domain": [0, 0.1562]}, "yaxis14": {"anchor": "x14", "domain": [0, 0.1562]}, "yaxis15": {"anchor": "x15", "domain": [0, 0.1562]}, "yaxis16": {"anchor": "x16", "domain": [0, 0.1562]}, "yaxis2": {"anchor": "x2", "domain": [0.8438, 1]}, "yaxis3": {"anchor": "x3", "domain": [0.8438, 1]}, "yaxis4": {"anchor": "x4", "domain": [0.8438, 1]}, "yaxis5": {"anchor": "x5", "domain": [0.5625, 0.7188]}, "yaxis6": {"anchor": "x6", "domain": [0.5625, 0.7188]}, "yaxis7": {"anchor": "x7", "domain": [0.5625, 0.7188]}, "yaxis8": {"anchor": "x8", "domain": [0.5625, 0.7188]}, "yaxis9": {"anchor": "x9", "domain": [0.2812, 0.4375]}}}
